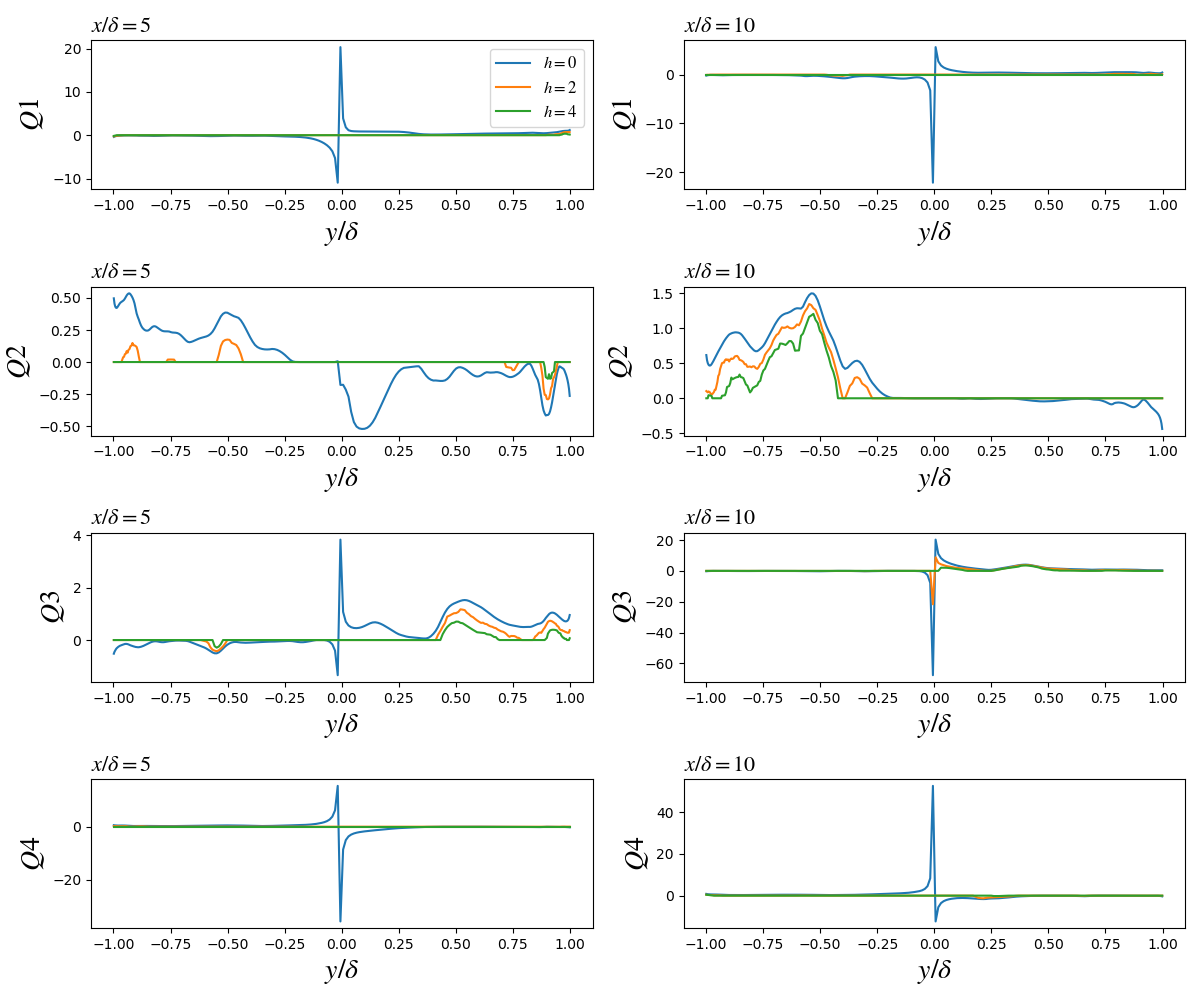

This chart was generated by the following Python code:
#!/usr/bin/env python3

import CHAPSim_post as Im
import numpy as np

abs_path='/home/mfalcone/Desktop/iceberg_fastdata/Linear_test/case8_20200402-1459/'
h_list=[0,2,4]
quad_anal = Im.CHAPSim_Quad_Anal(h_list,path_to_folder=abs_path,time0=80)
print(quad_anal.QuadAnalDF)
fig, ax = quad_anal.line_plot(h_list,[5,10],'x',x_vals=0,y_mode='wall',norm=True)
fig.savefig("quad_anal_test.png")